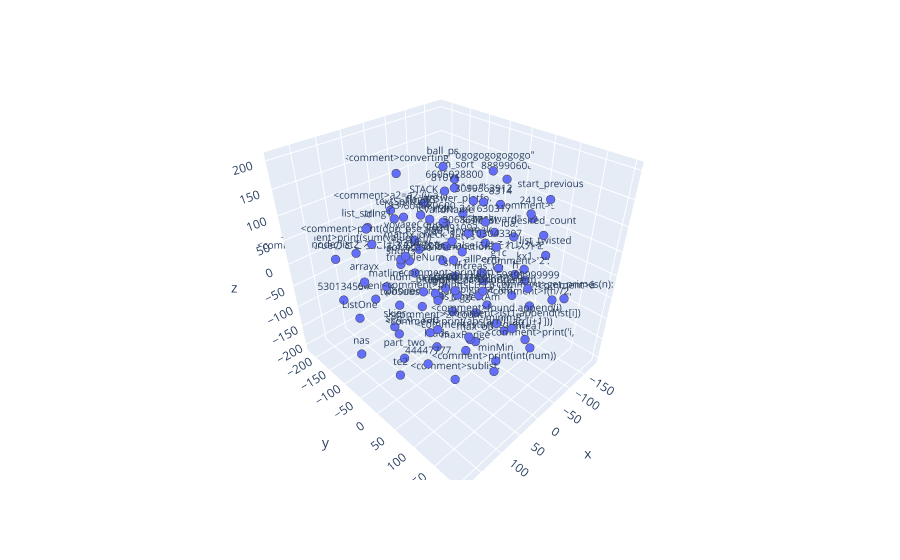

Source (notebook cell):
### Markdown cell above
Using again T-SNE

### Code cell
from sklearn.manifold import TSNE
import numpy as np

tsne = TSNE(n_components=3, n_iter=2000)
tsne_embedding = tsne.fit_transform(word_vectors)

x, y, z = np.transpose(tsne_embedding)

import plotly.express as px

fig = px.scatter_3d(x=x[:200],y=y[:200],z=z[:200],text=sample[:200])
fig.update_traces(marker=dict(size=3,line=dict(width=2)),textfont_size=10)
fig.show()

### Figure 1 — Plotly figure (JSON) as saved in the notebook; plotly's stock layout.template omitted (floating-point values rounded to 4 significant figures)
{"data": [{"hovertemplate": "x=%{x}<br>y=%{y}<br>z=%{z}<br>text=%{text}<extra></extra>", "legendgroup": "", "marker": {"color": "#636efa", "line": {"width": 2}, "size": 3, "symbol": "circle"}, "mode": "markers+text", "name": "", "scene": "scene", "showlegend": false, "text": ["<comment>get_primes(n):", "ddl", "<comment>f(n//2,", "g1c", "increas_time", "hq9_lang", "start_previous", "pidorskie_zadachi", "\"backward\"", "2419", "voyageCount", "te2", "<comment>sallii", "list_twisted", "103043307", "triangleNum", "num_icecream", "matline", "biggest_left", "twoSubs", "isValidName", "59899999999", "<comment>lst1.append(lst[i])", "8314", "loads", "can_sort", "6606028800", "list_string1", "<comment>converting", "<comment>print(lst)", "306867765", "sfor1", "has_amt", "b_a", "<comment>print(sum(value[:k]))", "evenIdx", "minimR", "phonenumnum", "<comment>print(dup_pse_list)", "max_ob", "nas", "101001110", "<comment>found.append(i)", "calculatefunction2", "biggestAm", "matrix_check_1", "<comment>ans[i],", "timea1", "530134554", "part_two", "ListOne", "<comment>2*count)", "xab", "getVs", "19316", "<comment>print(s[:i+1])", "kisibasL", "node_list2", "skier", "44447777", "maxRange", "81071", "opens", "STACK", "allPerm", "males", "<comment>â", "762491092", "kx1", "\" % d\"", "241630317", "<comment>print('i,", "<comment>sublist.", "minMin", "<comment>print(abs(arr[i]-arr[i+1]))", "shorts", "arrayx", "<comment>trueのところには３の倍数を、falseにはそれ以外を", "<comment>a2=a2-(v-a1)", "textSplitting", "rtdn", "\".ru/\"", "<comment>print(int(num))", "<comment>start_count", "604680600", "desired_count", "1937", "<comment>'2':", "ss12", "seq_q", "3099363912", "idash", "\"ogogogogogogo\"", "888990608", "ball_ps", "h_len", "<comment>print(paired)", "flagNS", "solvecaso", "answer_platform"], "textfont": {"size": 10}, "type": "scatter3d", "x": [-27.5, 24.21, -40.8, -75.16, -153.5, -72.62, -130.6, -10.24, -82.9, 1.31, -42.48, 164.8, -160.5, -127.2, 27.35, -7.988, 46.05, 100.8, -102.0, 62.03, -62.71, 56.56, 54.39, -41.34, 9.051, -118.5, 9.62, 129.6, -7.836, 49.68, 20.91, -63.53, -64.65, -89.31, 91.83, 69.73, -79.13, -1.049, 85.61, -44.22, 174.9, 128.1, 31.85, -33.09, -52.64, 23.4, 42.31, -55.02, 150.8, 101.8, 171.4, 91.16, 61.16, -9.644, 138.5, 100.1, -116.0, 161.8, 153.6, 183.7, 12.21, 70.39, -98.89, -101.8, -92.16, -173.1, -98.15, 78.47, -137.0, -2.97, 62.58, 5.701, 96.0, -30.7, 98.17, -33.06, 169.0, 33.12, 54.47, -19.73, -6.733, -77.29, 74.02, 43.29, 63.79, -90.92, 141.6, -29.87, -86.29, 52.82, 15.6, -182.5, -93.03, -157.2, -61.18, -184.2, -2.02, -12.02, 77.28, -144.3], "y": [188.4, -218.2, 139.2, 40.43, -59.57, -93.35, 96.91, -0.9099, 19.76, 152.3, -155.2, 36.95, 44.88, 103.5, 114.6, -117.3, -31.68, -67.12, -4.375, -83.85, -85.34, 198.0, 176.3, 62.45, -38.86, -116.2, 9.193, -68.14, -156.1, 28.98, 51.57, -59.88, -66.44, -131.2, -165.3, -149.8, 61.74, -91.11, -120.7, 18.27, -58.4, 128.1, 128.3, -34.23, 8.438, -65.46, 105.2, 128.7, -133.3, -29.6, -53.89, 52.22, -0.05326, 10.25, 37.21, 63.49, -40.11, -120.4, 17.71, 129.3, 44.28, 49.36, -131.2, -188.5, -12.48, -77.16, 169.7, 72.58, 53.81, -53.15, 121.0, 180.4, 98.3, 84.11, 128.8, -192.3, -30.37, -108.0, -99.95, -157.5, -33.43, -28.67, 163.2, 82.16, 9.399, 117.8, 21.22, 111.3, 67.54, -104.1, 75.84, -10.88, 0.7658, -18.59, -89.03, 25.57, 59.02, -98.01, -28.77, -117.0], "z": [27.93, 11.83, -20.43, -8.665, -130.3, -19.78, 132.5, -57.1, 56.02, 178.3, -19.62, -110.0, 62.72, 25.04, 117.7, -64.88, -36.02, -14.19, -136.3, -88.03, 40.42, 101.0, 12.14, 143.7, -202.2, 102.8, 171.8, 115.3, 137.4, 6.932, 111.9, -71.94, -167.9, -178.1, 6.346, -106.2, -150.8, -132.1, 43.16, -185.1, -120.5, 98.37, -21.31, -6.019, -120.0, 29.55, 38.16, -113.7, -53.29, -162.6, -35.91, -44.87, -105.0, 43.97, 117.3, 28.35, 13.31, 47.69, -21.22, -2.754, -153.2, 201.7, -85.18, 30.39, -53.52, -50.09, -19.6, 131.8, -35.02, -78.51, 177.3, -57.98, -126.3, -183.0, -7.219, -92.87, 51.15, -8.649, 107.6, 41.85, 86.56, 103.3, -74.79, -79.24, 137.4, 88.44, 174.2, 36.99, -62.63, -180.7, 174.0, -9.945, 165.2, 122.1, 155.1, -100.5, -20.68, 72.79, 48.16, 16.18]}], "layout": {"legend": {"tracegroupgap": 0}, "margin": {"t": 60}, "scene": {"domain": {"x": [0, 1], "y": [0, 1]}, "xaxis": {"title": {"text": "x"}}, "yaxis": {"title": {"text": "y"}}, "zaxis": {"title": {"text": "z"}}}}}
